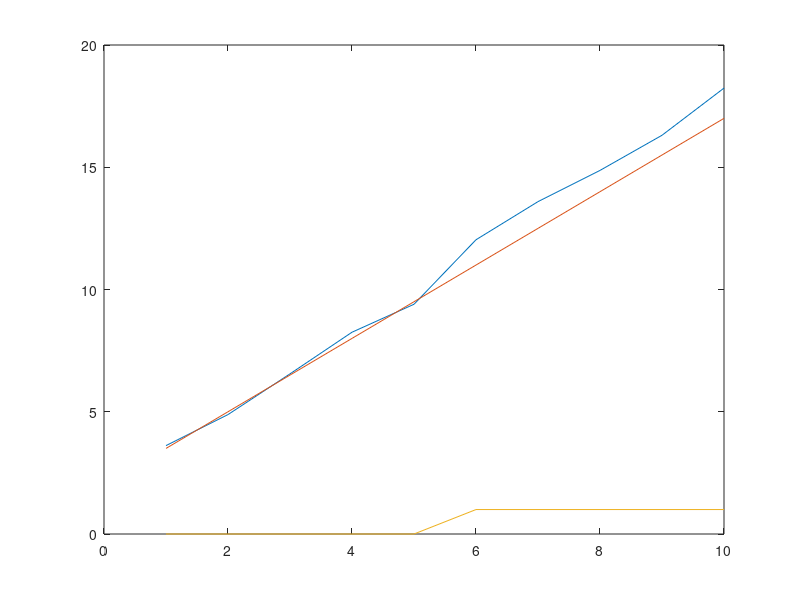

This chart was generated by the following MATLAB code: (Note: this script raises an error after producing the figure.)
%teste PATV
clc; close all; clear all;

a = 1.5; b = 2;
t = [1:10];
var = 0.1;
r = var*randn(1,10);
deg = [0 0 0 0 0 1 1 1 1 1];
pol = a*t + b;
polr = pol + r + deg;
plot(polr)
hold on;
plot(pol); plot(deg);

d = 1; lambda = 1.e-5; Nit = 10;
[x, p, cost, u, v] = patv_MM(polr, d, lambda, Nit);

figure; hold on;
plot(x)
%plot(p)
plot(u)
%plot(v)
legend('x','u','v')

pol_est = p + x;

figure; hold on;
plot(t,polr,'b',t,pol_est,'r')
legend('pol', 'p estimado')

deg_max = max(deg);
u_max = max(u);

deg_error = deg_max - u_max